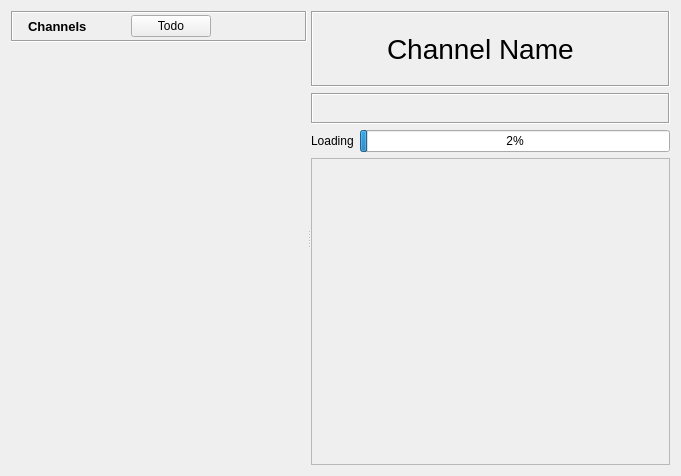
<?xml version="1.0" encoding="UTF-8"?>
<ui version="4.0">
 <class>GxsChannelDialog</class>
 <widget class="QWidget" name="GxsChannelDialog">
  <property name="geometry">
   <rect>
    <x>0</x>
    <y>0</y>
    <width>681</width>
    <height>476</height>
   </rect>
  </property>
  <layout class="QGridLayout" name="gridLayout_7">
   <item row="0" column="0">
    <widget class="QSplitter" name="splitter">
     <property name="orientation">
      <enum>Qt::Horizontal</enum>
     </property>
     <widget class="QFrame" name="channelTreeFrame">
      <property name="sizePolicy">
       <sizepolicy hsizetype="Preferred" vsizetype="Preferred">
        <horstretch>0</horstretch>
        <verstretch>0</verstretch>
       </sizepolicy>
      </property>
      <layout class="QGridLayout" name="gridLayout_9">
       <property name="verticalSpacing">
        <number>1</number>
       </property>
       <property name="margin">
        <number>0</number>
       </property>
       <item row="0" column="0">
        <widget class="QFrame" name="titleBarFrame">
         <property name="frameShape">
          <enum>QFrame::Box</enum>
         </property>
         <property name="frameShadow">
          <enum>QFrame::Sunken</enum>
         </property>
         <layout class="QHBoxLayout" name="horizontalLayout">
          <property name="margin">
           <number>2</number>
          </property>
          <item>
           <widget class="QLabel" name="titleBarPixmap">
            <property name="maximumSize">
             <size>
              <width>24</width>
              <height>24</height>
             </size>
            </property>
            <property name="text">
             <string/>
            </property>
            <property name="pixmap">
             <pixmap resource="../images.qrc">:/images/channels32.png</pixmap>
            </property>
            <property name="scaledContents">
             <bool>true</bool>
            </property>
           </widget>
          </item>
          <item>
           <widget class="QLabel" name="titleBarLabel">
            <property name="font">
             <font>
              <pointsize>10</pointsize>
              <weight>75</weight>
              <bold>true</bold>
             </font>
            </property>
            <property name="text">
             <string>Channels</string>
            </property>
           </widget>
          </item>
          <item>
           <spacer name="spacer">
            <property name="orientation">
             <enum>Qt::Horizontal</enum>
            </property>
            <property name="sizeHint" stdset="0">
             <size>
              <width>40</width>
              <height>20</height>
             </size>
            </property>
           </spacer>
          </item>
          <item>
           <widget class="QPushButton" name="todoPushButton">
            <property name="text">
             <string>Todo</string>
            </property>
           </widget>
          </item>
          <item>
           <widget class="QToolButton" name="displayButton">
            <property name="focusPolicy">
             <enum>Qt::NoFocus</enum>
            </property>
            <property name="toolTip">
             <string>Display</string>
            </property>
            <property name="icon">
             <iconset resource="../images.qrc">
              <normaloff>:/images/looknfeel.png</normaloff>:/images/looknfeel.png</iconset>
            </property>
            <property name="iconSize">
             <size>
              <width>32</width>
              <height>16</height>
             </size>
            </property>
            <property name="popupMode">
             <enum>QToolButton::InstantPopup</enum>
            </property>
            <property name="autoRaise">
             <bool>true</bool>
            </property>
           </widget>
          </item>
          <item>
           <widget class="QToolButton" name="newChannelButton">
            <property name="enabled">
             <bool>true</bool>
            </property>
            <property name="focusPolicy">
             <enum>Qt::NoFocus</enum>
            </property>
            <property name="toolTip">
             <string>Create Channel</string>
            </property>
            <property name="icon">
             <iconset resource="../images.qrc">
              <normaloff>:/images/add_channel24.png</normaloff>:/images/add_channel24.png</iconset>
            </property>
            <property name="iconSize">
             <size>
              <width>32</width>
              <height>16</height>
             </size>
            </property>
            <property name="autoRaise">
             <bool>true</bool>
            </property>
           </widget>
          </item>
         </layout>
        </widget>
       </item>
       <item row="1" column="0">
        <widget class="GroupTreeWidget" name="treeWidget" native="true">
         <property name="sizePolicy">
          <sizepolicy hsizetype="Preferred" vsizetype="Expanding">
           <horstretch>0</horstretch>
           <verstretch>0</verstretch>
          </sizepolicy>
         </property>
        </widget>
       </item>
      </layout>
     </widget>
     <widget class="QWidget" name="layoutWidget">
      <layout class="QGridLayout" name="channelLayout">
       <item row="0" column="0">
        <widget class="QFrame" name="headFrame">
         <property name="frameShape">
          <enum>QFrame::Box</enum>
         </property>
         <property name="frameShadow">
          <enum>QFrame::Sunken</enum>
         </property>
         <layout class="QHBoxLayout" name="horizontalLayout_3">
          <property name="margin">
           <number>4</number>
          </property>
          <item>
           <widget class="QLabel" name="logoLabel">
            <property name="minimumSize">
             <size>
              <width>64</width>
              <height>64</height>
             </size>
            </property>
            <property name="maximumSize">
             <size>
              <width>64</width>
              <height>64</height>
             </size>
            </property>
            <property name="text">
             <string/>
            </property>
            <property name="pixmap">
             <pixmap resource="../images.qrc">:/images/channels.png</pixmap>
            </property>
            <property name="scaledContents">
             <bool>true</bool>
            </property>
           </widget>
          </item>
          <item>
           <widget class="QLabel" name="nameLabel">
            <property name="palette">
             <palette>
              <active/>
              <inactive/>
              <disabled/>
             </palette>
            </property>
            <property name="font">
             <font>
              <pointsize>21</pointsize>
             </font>
            </property>
            <property name="text">
             <string notr="true">Channel Name</string>
            </property>
            <property name="scaledContents">
             <bool>true</bool>
            </property>
           </widget>
          </item>
         </layout>
        </widget>
       </item>
       <item row="3" column="0">
        <widget class="QScrollArea" name="scrollArea">
         <property name="widgetResizable">
          <bool>true</bool>
         </property>
         <widget class="QWidget" name="scrollAreaWidgetContents">
          <property name="geometry">
           <rect>
            <x>0</x>
            <y>0</y>
            <width>362</width>
            <height>16</height>
           </rect>
          </property>
          <property name="sizePolicy">
           <sizepolicy hsizetype="Preferred" vsizetype="Fixed">
            <horstretch>0</horstretch>
            <verstretch>0</verstretch>
           </sizepolicy>
          </property>
          <layout class="QVBoxLayout" name="verticalLayout">
           <property name="spacing">
            <number>0</number>
           </property>
           <property name="margin">
            <number>0</number>
           </property>
          </layout>
         </widget>
        </widget>
       </item>
       <item row="2" column="0">
        <layout class="QHBoxLayout" name="progressLayout">
         <item>
          <widget class="QLabel" name="progressLabel">
           <property name="text">
            <string>Loading</string>
           </property>
          </widget>
         </item>
         <item>
          <widget class="QProgressBar" name="progressBar">
           <property name="maximum">
            <number>1000</number>
           </property>
           <property name="value">
            <number>24</number>
           </property>
          </widget>
         </item>
        </layout>
       </item>
       <item row="1" column="0">
        <widget class="QFrame" name="toolBarFrame">
         <property name="frameShape">
          <enum>QFrame::Box</enum>
         </property>
         <property name="frameShadow">
          <enum>QFrame::Sunken</enum>
         </property>
         <layout class="QHBoxLayout" name="horizontalLayout_2">
          <property name="margin">
           <number>2</number>
          </property>
          <item>
           <widget class="QToolButton" name="postButton">
            <property name="focusPolicy">
             <enum>Qt::NoFocus</enum>
            </property>
            <property name="toolTip">
             <string>Post to Channel</string>
            </property>
            <property name="icon">
             <iconset resource="../images.qrc">
              <normaloff>:/images/mail_send.png</normaloff>:/images/mail_send.png</iconset>
            </property>
            <property name="iconSize">
             <size>
              <width>32</width>
              <height>16</height>
             </size>
            </property>
            <property name="autoRaise">
             <bool>true</bool>
            </property>
           </widget>
          </item>
          <item>
           <spacer name="horizontalSpacer">
            <property name="orientation">
             <enum>Qt::Horizontal</enum>
            </property>
            <property name="sizeHint" stdset="0">
             <size>
              <width>314</width>
              <height>10</height>
             </size>
            </property>
           </spacer>
          </item>
         </layout>
        </widget>
       </item>
      </layout>
     </widget>
    </widget>
   </item>
  </layout>
  <action name="actionsetAllAsRead">
   <property name="text">
    <string>Set all as read</string>
   </property>
   <property name="toolTip">
    <string>Set all as read</string>
   </property>
  </action>
  <action name="actionEnable_Auto_Download">
   <property name="text">
    <string>Enable Auto-Download</string>
   </property>
   <property name="toolTip">
    <string>Enable Auto-Download</string>
   </property>
  </action>
 </widget>
 <customwidgets>
  <customwidget>
   <class>GroupTreeWidget</class>
   <extends>QWidget</extends>
   <header>gui/common/GroupTreeWidget.h</header>
   <container>1</container>
  </customwidget>
 </customwidgets>
 <resources>
  <include location="../images.qrc"/>
 </resources>
 <connections/>
</ui>
